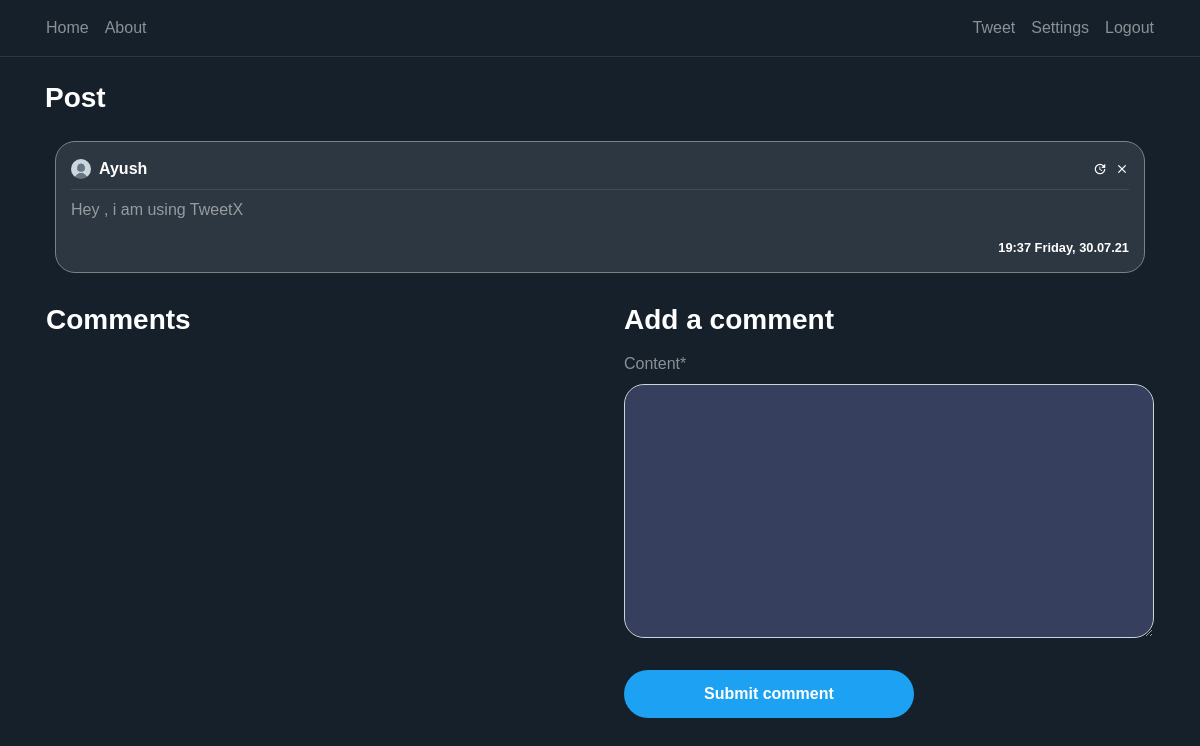
The app's page /post/1/ (signed in) with its own data.
### blog/models.py (models this page shows, shortened)
class Post(models.Model):
    content = models.TextField(max_length=1000)
    date_posted = models.DateTimeField(default=timezone.now)
    author = models.ForeignKey(User, on_delete=models.CASCADE)
    likes= models.IntegerField(default=0)
    dislikes= models.IntegerField(default=0)

### users/models.py (models this page shows, shortened)
class Profile(models.Model):
    user = models.OneToOneField(User, on_delete=models.CASCADE)
    image = models.ImageField(default='default.png', upload_to='profile_pics')

### blog/views.py (the view)
# urls.py: path('post/<int:pk>/', PostDetailView.as_view(), name='post-detail'),
class PostDetailView(DetailView):
    model = Post
    template_name = 'blog/post_detail.html'
    context_object_name = 'post'
    def get_context_data(self, **kwargs):
        data = super().get_context_data(**kwargs)
        comments_connected = Comment.objects.filter(post_connected=self.get_object()).order_by('-date_posted')
        data['comments'] = comments_connected
        data['form'] = NewCommentForm(instance=self.request.user)
        return data
    def post(self, request, *args, **kwargs):
        new_comment = Comment(content=request.POST.get('content'),
                              author=self.request.user,
                              post_connected=self.get_object())
        new_comment.save()
        return self.get(self, request, *args, **kwargs)

### blog/forms.py
class NewCommentForm(forms.ModelForm):
    class Meta:
        model = Comment
        fields = ['content']

### blog/templates/blog/post_detail.html (shortened to what this page needs)
{% extends "blog/base.html" %}
{% load crispy_forms_tags %}
{% block content %}
<div class="container">
    <h3 class="white-important mb-3">
        Post
    </h3>
   <article class="media content-section">
        <div style="width: 100%; word-break: break-all;" class="hovered-tweet-comment">
            <div class="pb-2 row m-0 " style="width: 100%; margin-right: 0 !important;">
               <div
                       style="padding-left: 0px !important;"
                       class="col-8 no-padding d-flex align-items-center">
                   <img
                       class="rounded-circle mr-2"
                       style="width: 20px; height: 20px;"
                       src="{{ post.author.profile.image.url }}">
                   <a class="mr-2 white-important" href="{% url 'user-posts' post.author %}">
                       {{ post.author }}
                   </a>
               </div>
               <div class="col-4 d-flex flex-row-reverse no-padding align-items-center"
                    style="padding-right: 0 !important;">
                   {% if post.author == user %}
                        <a class="material-icons ml-2"
                           style="font-size: 14px"
                                href="{% url 'post-delete' post.id %}">clear</a>
                        <a class="material-icons ml-2"
                           style="font-size: 14px"
                                href="{% url 'post-update' post.id %}">update</a>
                    {%  endif %}
               </div>
           </div>
            <div
                    class="mb-2 "
                    style="width: 100%; height: 1px; background-color: rgba(255, 255, 255, 0.1)"></div>
            <a style="color: rgba(255, 255, 255, 0.5) !important;">
                <p>
                    {{ post.content }}
                </p>
                <small
                    class="white-important d-flex full-width flex-row-reverse">
                    {{ post.date_posted | date:"H:i l, d.m.y" }}
                </small>
            </a>
        </div>
   </article>
    <div class="row pl-3">
        <div class="col-12 col-md-6 pl-0">
         <h3 class="white-important mb-3">
             Comments
         </h3>
        </div>
        {% if user is not None %}
            <div class="col-12 col-md-6 pl-0 pl-md-3 pr-3">
                <h3 class="white-important mb-3">
                    Add a comment
                </h3>
                <form method="POST">
                    <fieldset class="form-group">
                        {{ form | crispy }}
                    </fieldset>
                    <div class="form-group">
                        <button class="btn btn-outline-primary" type="submit">Submit comment</button>
                    </div>
                </form>
            </div>
        {% endif %}
    </div>
  </div>
{% endblock content %}

### blog/static/blog/main.css (style rules this page uses)
:root { --muted-color: rgba(255, 255, 255, 0.5); }
body { background: #15202b; color: var(--muted-color); margin-top: 5rem; }
h1, h2, h3, h4, h5, h6 { color: var(--muted-color); }
.content-section { padding: 10px 10px; margin-bottom: 20px; }
.no-padding { padding: 0 !important; }
a { color: white; text-underline: none; text-decoration: none !important; }
article { border-radius: 4px; }
.white-important { color: white; font-weight: bold; }
.full-width { width: 100% }
.btn-outline-primary { border-color: white; color: white !important; padding: 12px 80px 12px 80px; font-weight: bold; background-color: #1da1f2; border:0; border-radius: 25px; }
.form-control { background-color: #36405e !important; color: var(--muted-color) !important; box-shadow: 0 0 0 0 !important; border-radius: 20px !important; }
.hovered-tweet-comment { background-color: #2d3741 !important; padding:15px; border-radius: 20px; border:1px solid grey; }

### blog/static/blog/style.css (style rules this page uses)
body { font-family: Arial, Helvetica, sans-serif; height: 100vh; margin: 0; padding: 0; }

### records on screen
Post: author.profile.image (placeholder picture), author "Ayush", content "Hey , i am using TweetX", date_posted "19:37 Friday, 30.07.21"
